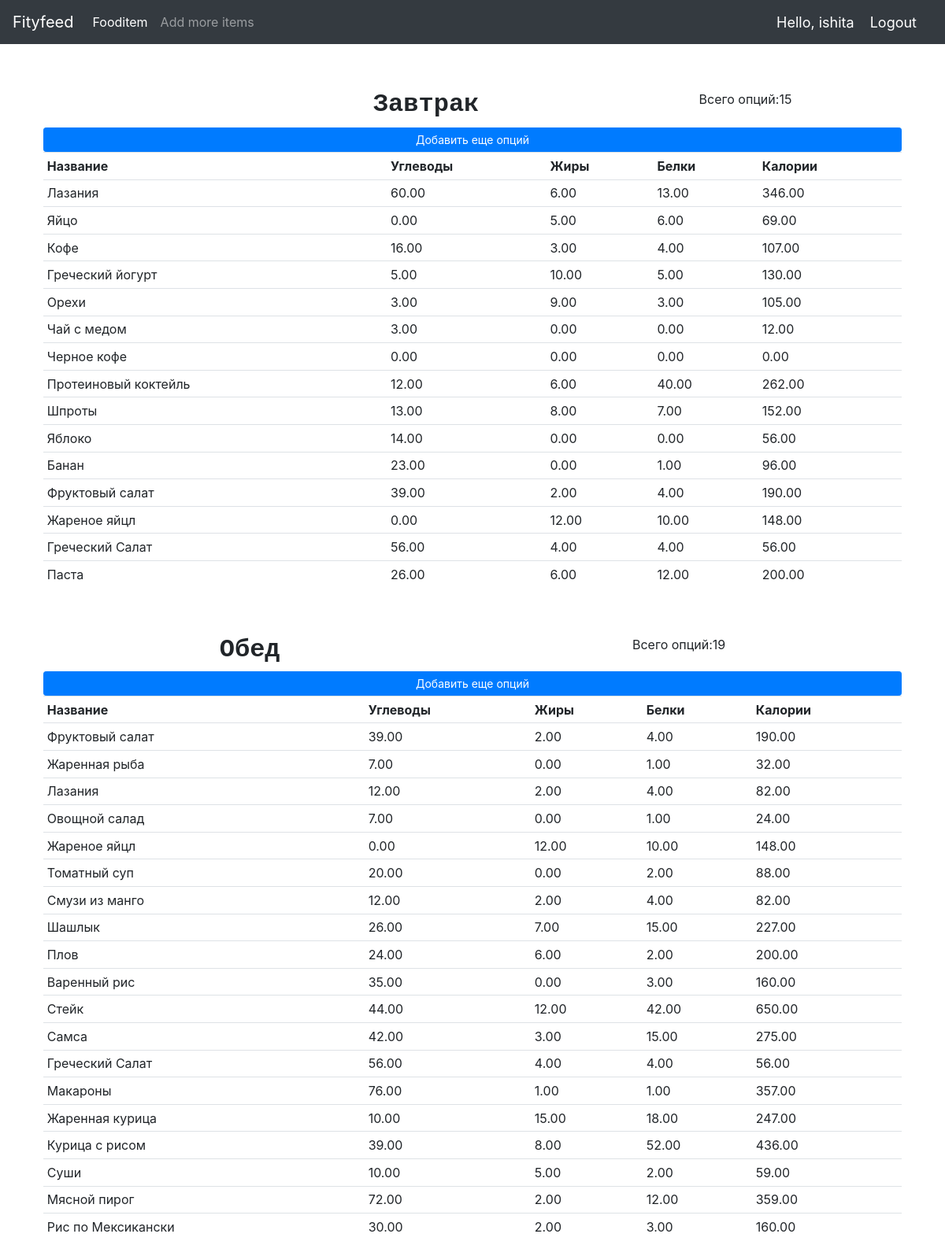
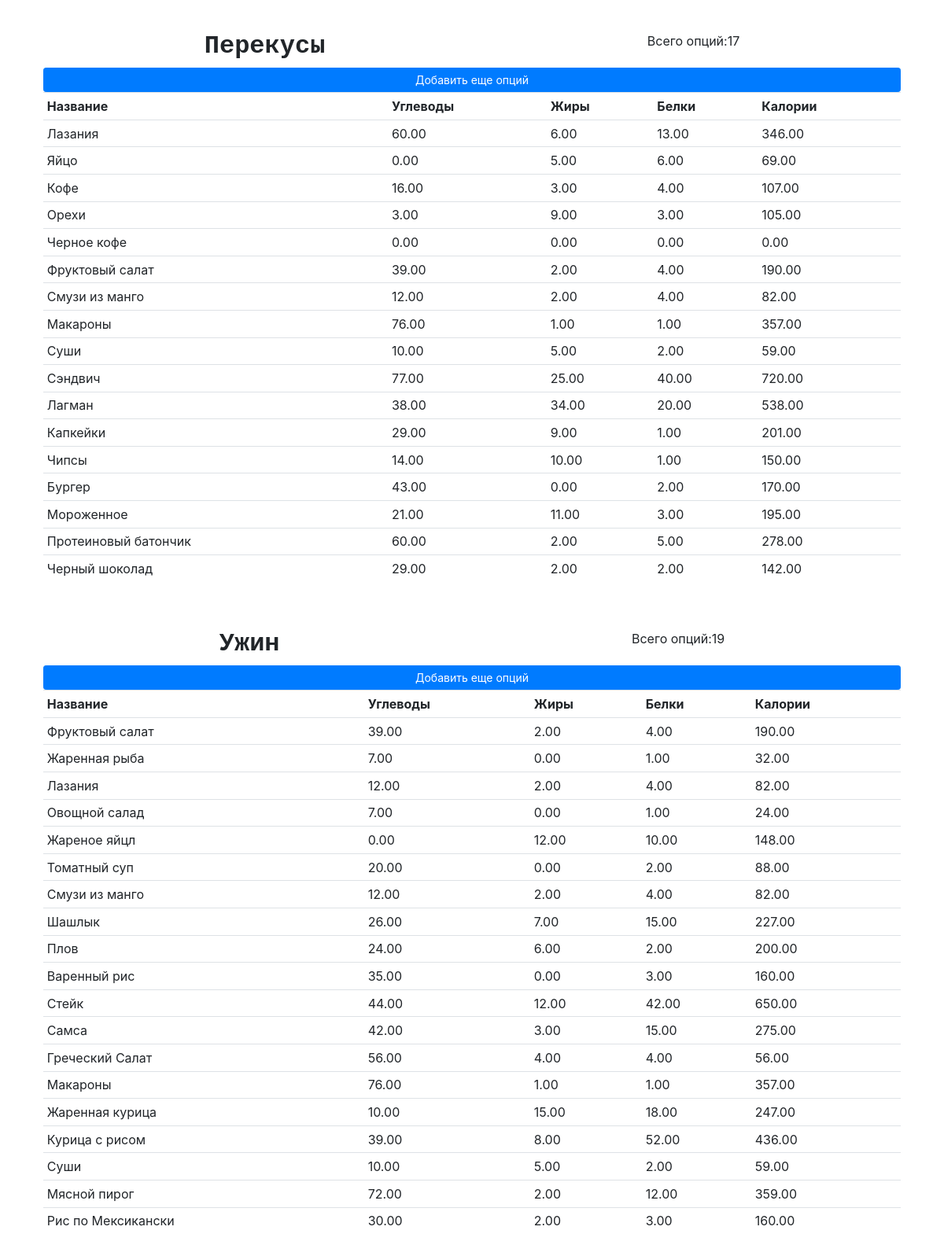
/product/ (signed in), run on the app's committed database (2 pictures, top to bottom).
### Fityfeed/models.py (models this page shows, shortened)
class Fooditem(models.Model):
    name = models.CharField(max_length=200)
    category = models.ManyToManyField(Category)
    carbohydrate = models.DecimalField(max_digits=5, decimal_places=2, default=0)
    fats = models.DecimalField(max_digits=5, decimal_places=2, default=0)
    protein = models.DecimalField(max_digits=5, decimal_places=2, default=0)
    calorie = models.DecimalField(max_digits=5, decimal_places=2, default=0, blank=True)
    quantity = models.IntegerField(default=1, null=True, blank=True)

### Fityfeed/decorators.py (the view)
        def wrapper_func(request,*args,**kwargs):
            group=None
            if request.user.groups.exists():
                group=request.user.groups.all()[0].name
            if group in allowed_roles:
                return view_func(request,*args,**kwargs)
            else:
                return HttpResponse("<h1>You are not allowed to access this page</h1>")

### Fityfeed/views.py (called while the page is built)
@login_required(login_url='login')
@allowed_users(allowed_roles=['admin'])
def fooditem(request):
    breakfast = Category.objects.filter(name='breakfast')[0].fooditem_set.all()
    bcnt = breakfast.count()
    lunch = Category.objects.filter(name='lunch')[0].fooditem_set.all()
    lcnt = lunch.count()
    dinner = Category.objects.filter(name='dinner')[0].fooditem_set.all()
    dcnt = dinner.count()
    snacks = Category.objects.filter(name='snacks')[0].fooditem_set.all()
    scnt = snacks.count()
    context = {'breakfast': breakfast,
               'bcnt': bcnt,
               'lcnt': lcnt,
               'scnt': scnt,
               'dcnt': dcnt,
               'lunch': lunch,
               'dinner': dinner,
               'snacks': snacks,
               }
    return render(request, 'fooditem.html', context)

### Fityfeed/templates/fooditem.html
{% extends 'main.html' %}
{% load static %}
{% block content %}
    <div class="flex-box-row">
        <br>
        <br>
        <h5 id="heading">Завтрак</h5>
        <h7>Всего опций:{{bcnt}}</h7>
            <a class="btn btn-primary btn-sm btn-block" href="{% url 'createfooditem' %}">Добавить еще опций</a>
            <table class="table table-sm">
                <tr>
                    <th>Название</th>
                    <th>Углеводы</th>
                    <th>Жиры</th>
                    <th>Белки</th>
                    <th>Калории</th>
                </tr>
               {% for items in breakfast %}
                <tr>
                    <td>{{items.name}} </td>
                    <td>{{items.carbohydrate}} </td>
                    <td>{{items.fats}} </td>
                    <td>{{items.protein}} </td>
                    <td>{{items.calorie}} </td>
                    </tr>
                {% endfor %}
            </table>
    </div>
    <br>
    <div class="flex-box-row">
        <h5 id="heading">Обед</h5>
        <h7>Всего опций:{{lcnt}}</h7>
            <a class="btn btn-primary btn-sm btn-block" href="{% url 'createfooditem' %}">Добавить еще опций</a>
            <table class="table table-sm">
                <tr>
                    <th>Название</th>
                    <th>Углеводы</th>
                    <th>Жиры</th>
                    <th>Белки</th>
                    <th>Калории</th>
                </tr>
               {% for items in lunch %}
                <tr>
                    <td>{{items.name}} </td>
                    <td>{{items.carbohydrate}} </td>
                    <td>{{items.fats}} </td>
                    <td>{{items.protein}} </td>
                    <td>{{items.calorie}} </td>
                    </tr>
                {% endfor %}
            </table>
    </div>
    <br>
    <div class="flex-box-row">
        <h5 id="heading">Перекусы</h5>
        <h7>Всего опций:{{scnt}}</h7>
            <a class="btn btn-primary btn-sm btn-block" href="{% url 'createfooditem' %}">Добавить еще опций</a>
            <table class="table table-sm">
                <tr>
                    <th>Название</th>
                    <th>Углеводы</th>
                    <th>Жиры</th>
                    <th>Белки</th>
                    <th>Калории</th>
                </tr>
               {% for items in snacks %}
                <tr>
                    <td>{{items.name}} </td>
                    <td>{{items.carbohydrate}} </td>
                    <td>{{items.fats}} </td>
                    <td>{{items.protein}} </td>
                    <td>{{items.calorie}} </td>
                    </tr>
                {% endfor %}
            </table>
    </div>
    <br>
    <div class="flex-box-row">
        <h5 id="heading">Ужин</h5>
        <h7>Всего опций:{{dcnt}}</h7>
            <a class="btn btn-primary btn-sm btn-block" href="{% url 'createfooditem' %}">Добавить еще опций</a>
            <table class="table table-sm">
                <tr>
                    <th>Название</th>
                    <th>Углеводы</th>
                    <th>Жиры</th>
                    <th>Белки</th>
                    <th>Калории</th>
                </tr>
               {% for items in dinner %}
                <tr>
                    <td>{{items.name}} </td>
                    <td>{{items.carbohydrate}} </td>
                    <td>{{items.fats}} </td>
                    <td>{{items.protein}} </td>
                    <td>{{items.calorie}} </td>
                    </tr>
                {% endfor %}
            </table>
    </div>
    <br>
</div>
{% endblock %}

### Fityfeed/templates/navbar.html (shortened to what this page needs)
{% load static%}
<nav class="navbar navbar-expand-lg navbar-dark bg-dark">
    <a class="navbar-brand" href="{% url 'home' %}">Fityfeed</a>
    <div class="collapse navbar-collapse" id="navbarSupportedContent">
    {% if request.user.is_staff %}
      <ul class="navbar-nav mr-auto">
        <li class="nav-item active">
          <a class="nav-link" href="{% url 'fooditem' %}">Fooditem<span class="sr-only">(current)</span></a>
        </li>
        <li class="nav-item">
          <a class="nav-link" href="{% url 'createfooditem' %}">Add more items</a>
        </li>
      </ul>
    {% endif %}
    </div>
    <span class="hello-msg">Hello, {{request.user}}</span>
    <span ><a  class="hello-msg" href="{% url 'logout' %}">Logout</a></span>
  </nav>

### static/css/main.css (style rules this page uses)
.flex-box-row { display:flex; padding : 10px; flex-wrap: wrap; justify-content: space-around; }
#heading { text-shadow: antiquewhite; font-family: 'Courier New', Courier, monospace; font-weight: 550; font-size: xx-large; text-align: left; }

### Fityfeed/templates/navbar.html (style rules this page uses)
.hello-msg { font-size: 18px; color: #fff; margin-right: 20px; }

### data on the page
Fooditem: name "Лазания", carbohydrate "60.00", fats "6.00", protein "13.00", calorie "346.00"
Fooditem: name "Яйцо", carbohydrate "0.00", fats "5.00", protein "6.00", calorie "69.00"
Fooditem: name "Кофе", carbohydrate "16.00", fats "3.00", protein "4.00", calorie "107.00"
Fooditem: name "Греческий йогурт", carbohydrate "5.00", fats "10.00", protein "5.00", calorie "130.00"
Fooditem: name "Орехи", carbohydrate "3.00", fats "9.00", protein "3.00", calorie "105.00"
Fooditem: name "Чай с медом", carbohydrate "3.00", fats "0.00", protein "0.00", calorie "12.00"
Fooditem: name "Черное кофе", carbohydrate "0.00", fats "0.00", protein "0.00", calorie "0.00"
Fooditem: name "Протеиновый коктейль", carbohydrate "12.00", fats "6.00", protein "40.00", calorie "262.00"
Fooditem: name "Шпроты", carbohydrate "13.00", fats "8.00", protein "7.00", calorie "152.00"
Fooditem: name "Яблоко", carbohydrate "14.00", fats "0.00", protein "0.00", calorie "56.00"
Fooditem: name "Банан", carbohydrate "23.00", fats "0.00", protein "1.00", calorie "96.00"
Fooditem: name "Фруктовый салат", carbohydrate "39.00", fats "2.00", protein "4.00", calorie "190.00"
Fooditem: name "Жареное яйцл", carbohydrate "0.00", fats "12.00", protein "10.00", calorie "148.00"
Fooditem: name "Греческий Салат", carbohydrate "56.00", fats "4.00", protein "4.00", calorie "56.00"
Fooditem: name "Паста", carbohydrate "26.00", fats "6.00", protein "12.00", calorie "200.00"
Fooditem: name "Жаренная рыба", carbohydrate "7.00", fats "0.00", protein "1.00", calorie "32.00"
Fooditem: name "Лазания", carbohydrate "12.00", fats "2.00", protein "4.00", calorie "82.00"
Fooditem: name "Овощной салад", carbohydrate "7.00", fats "0.00", protein "1.00", calorie "24.00"
Fooditem: name "Томатный суп", carbohydrate "20.00", fats "0.00", protein "2.00", calorie "88.00"
Fooditem: name "Смузи из манго", carbohydrate "12.00", fats "2.00", protein "4.00", calorie "82.00"
Fooditem: name "Шашлык", carbohydrate "26.00", fats "7.00", protein "15.00", calorie "227.00"
Fooditem: name "Плов", carbohydrate "24.00", fats "6.00", protein "2.00", calorie "200.00"
Fooditem: name "Варенный рис", carbohydrate "35.00", fats "0.00", protein "3.00", calorie "160.00"
Fooditem: name "Стейк", carbohydrate "44.00", fats "12.00", protein "42.00", calorie "650.00"
Fooditem: name "Самса", carbohydrate "42.00", fats "3.00", protein "15.00", calorie "275.00"
Fooditem: name "Макароны", carbohydrate "76.00", fats "1.00", protein "1.00", calorie "357.00"
Fooditem: name "Жаренная курица", carbohydrate "10.00", fats "15.00", protein "18.00", calorie "247.00"
Fooditem: name "Курица с рисом", carbohydrate "39.00", fats "8.00", protein "52.00", calorie "436.00"
Fooditem: name "Суши", carbohydrate "10.00", fats "5.00", protein "2.00", calorie "59.00"
Fooditem: name "Мясной пирог", carbohydrate "72.00", fats "2.00", protein "12.00", calorie "359.00"
Fooditem: name "Рис по Мексикански", carbohydrate "30.00", fats "2.00", protein "3.00", calorie "160.00"
Fooditem: name "Сэндвич", carbohydrate "77.00", fats "25.00", protein "40.00", calorie "720.00"
Fooditem: name "Лагман", carbohydrate "38.00", fats "34.00", protein "20.00", calorie "538.00"
Fooditem: name "Капкейки", carbohydrate "29.00", fats "9.00", protein "1.00", calorie "201.00"
Fooditem: name "Чипсы", carbohydrate "14.00", fats "10.00", protein "1.00", calorie "150.00"
Fooditem: name "Бургер", carbohydrate "43.00", fats "0.00", protein "2.00", calorie "170.00"
Fooditem: name "Мороженное", carbohydrate "21.00", fats "11.00", protein "3.00", calorie "195.00"
Fooditem: name "Протеиновый батончик", carbohydrate "60.00", fats "2.00", protein "5.00", calorie "278.00"
Fooditem: name "Черный шоколад", carbohydrate "29.00", fats "2.00", protein "2.00", calorie "142.00"

### other printed values
{{ request.user }} "ishita"
{{ bcnt }} "15"
{{ lcnt }} "19"
{{ scnt }} "17"
{{ dcnt }} "19"
